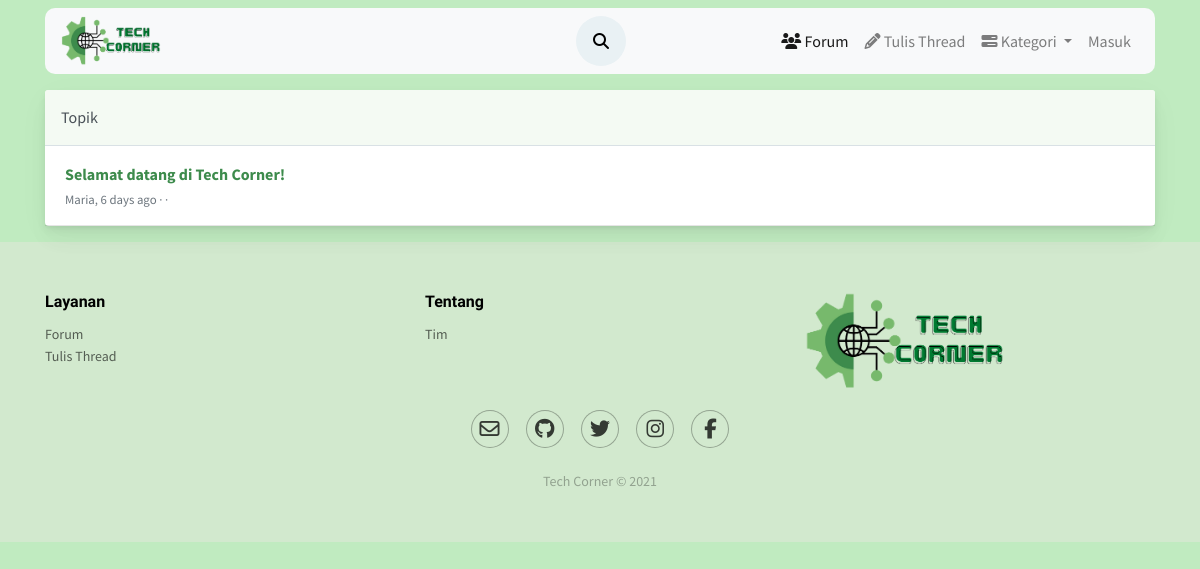
Page /forum/action.php on the earlier database version.
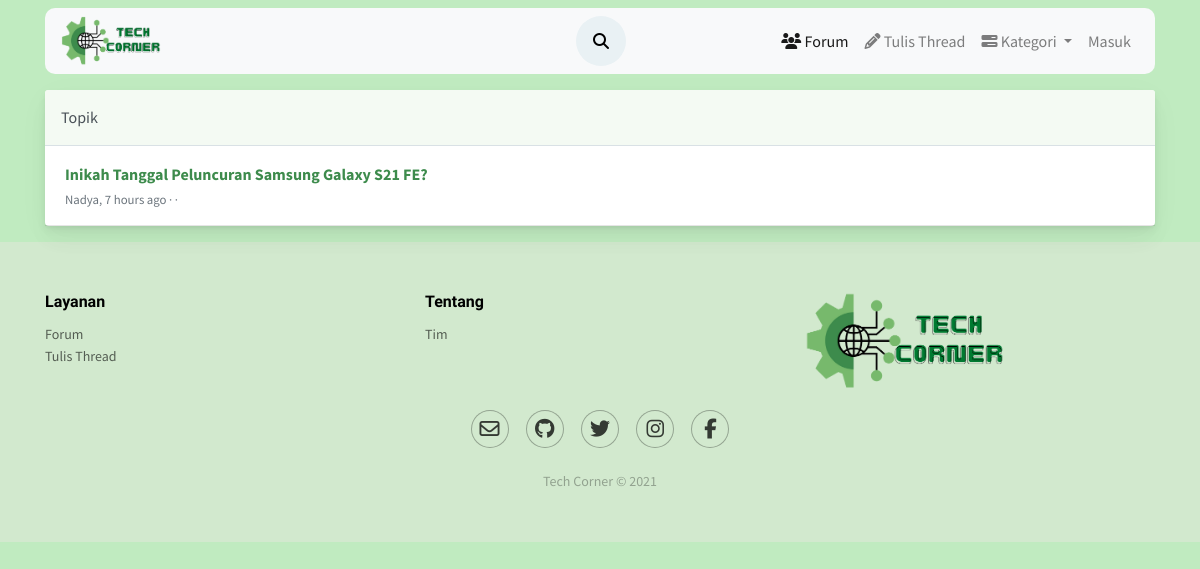
Same page on the later database version.
### tables this page shows
CREATE TABLE `posting` (
  `id_thread` int(50) NOT NULL,
  `user_id` int(50) NOT NULL,
  `judul` varchar(200) NOT NULL,
  `konten` text NOT NULL,
  `kategori` varchar(50) NOT NULL,
  `thumb` varchar(50) NOT NULL,
  `tanggal_posting` timestamp NOT NULL DEFAULT current_timestamp(),
  `diubah` varchar(20) DEFAULT NULL
);

CREATE TABLE `users` (
  `id_user` int(11) NOT NULL,
  `username` varchar(50) NOT NULL,
  `email` varchar(100) NOT NULL,
  `password` varchar(100) NOT NULL,
  `name` varchar(100) NOT NULL,
  `foto` varchar(50) NOT NULL,
  `level` varchar(20) NOT NULL,
  `vkey` varchar(200) NOT NULL,
  `verified` enum('0','1') NOT NULL DEFAULT '0' COMMENT '0 = not verified\r\n1 = verified\r\n',
  `created_at` timestamp(6) NOT NULL DEFAULT current_timestamp(6)
);

### forum/funct/function.php (called while the page is built, shortened)
<?php
function query($query)
{
    global $conn;
    $result=mysqli_query($conn,$query);
    $rows=[];
    while($row= mysqli_fetch_assoc($result))
    {
        $rows[]=$row;
    }
    return $rows;
}
function users($id_user)
{
     $query="SELECT * FROM users WHERE
        id_user ='$id_user';";
     return query($query);
}
function times( $time )
{
    $time_difference = time() - $time;
    $condition = array( 12 * 30 * 24 * 60 * 60 =>  'year',
                30 * 24 * 60 * 60       =>  'month',
                24 * 60 * 60            =>  'day',
                60 * 60                 =>  'hour',
                60                      =>  'minute',
                1                       =>  'second'
    );
    foreach( $condition as $secs => $str )
    {
        $d = $time_difference / $secs;
        if( $d >= 1 )
        {
            $t = round( $d );
            return  $t . ' ' . $str . ( $t > 1 ? 's' : '' ) . ' ago';
        }
    }
}
?>

### forum/action.php (the view, shortened to what this page needs)
<?php include('layout/header.php'); ?>
<link rel="stylesheet" href="assets/css/forum.css">
<?php include('layout/navbar.php'); ?>
<?php include('funct/function.php'); ?>
<div class="forum">
  <div class="container align-self-center">
    <div class="card mb-3 mt-3">
      <div class="card-header pl-0 pr-0">
        <div class="row no-gutters w-100 align-items-center">
          <div class="col ml-3">Topik</div>
        </div>
      </div>
      <?php
        $keywords = $_GET['keywords'];
        $query = "SELECT * FROM posting WHERE judul LIKE '%$keywords%' OR konten LIKE '%$keywords%'";
        $result = mysqli_query($conn, $query);
        if(mysqli_num_rows($result) > 0) {
          while ($rows = $result->fetch_assoc()) {
      ?>
      <?php foreach ($res = users($rows['user_id']) as $user) : ?>
        <div class="card-body py-3">
            <div class="row no-gutters align-items-center">
                <div class="col"> <a href="view.php?thread=<?= $rows['id_thread']; ?>" class="text-big" data-abc="true"><?= $rows['judul']; ?></a>
                    <div class="text-muted small mt-1"> <?= $user['username'] ?>, <?= times(strtotime($rows['tanggal_posting'])) ?> ·&nbsp;·&nbsp; <a href="javascript:void(0)" class="text-muted" data-abc="true"></a></div>
                </div>
            </div>
        </div>
        <hr class="m-0">
      <?php endforeach; ?>
      <?php }
      } ?>
    </div>
  </div>
</div>
<?php include('layout/footer.php'); ?>

Differences in the rows shown:
removed posting: judul "Selamat datang di Tech Corner!", tanggal_posting "6 days ago"
no longer on this page (row unchanged): users: username "Maria"
added posting: judul "Inikah Tanggal Peluncuran Samsung Galaxy S21 FE?", tanggal_posting "7 hours ago"
now on this page (row unchanged): users: username "Nadya"
